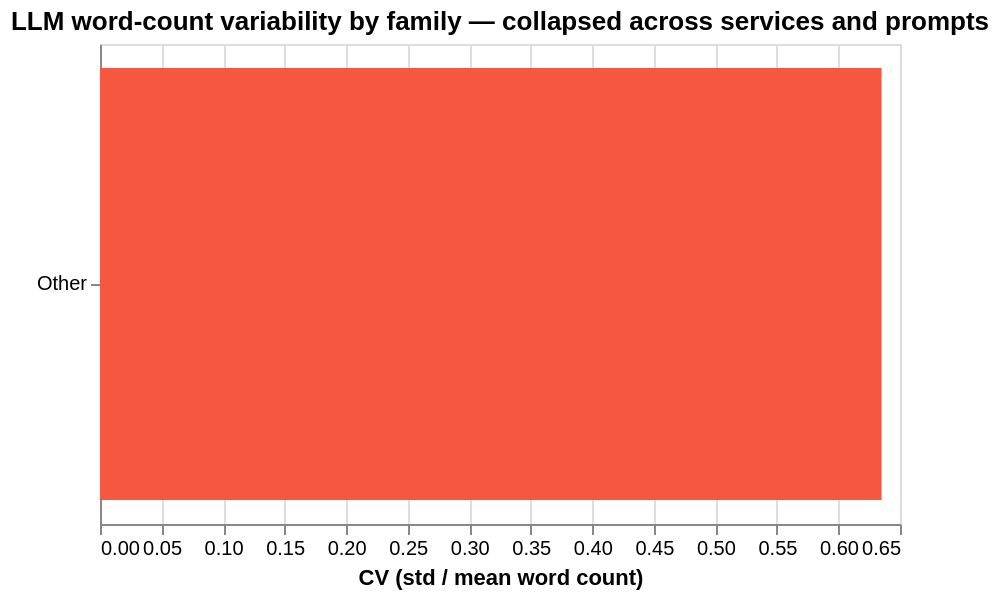

The cell this chart's notebook holds for it:
### Code cell
fam_cv = (
    wc_long.groupby("family_grouped")["word_count"]
    .agg(n="count", mean="mean", std="std")
    .assign(cv=lambda d: d["std"] / d["mean"])
    .dropna(subset=["cv"])
    .sort_values("cv", ascending=False)
    .reset_index()
    .round(3)
)

fam_bar = alt.Chart(fam_cv).mark_bar().encode(
    y=alt.Y("family_grouped:N", sort=alt.EncodingSortField("cv", order="descending"), title=None),
    x=alt.X("cv:Q", title="CV (std / mean word count)"),
    color=alt.Color("cv:Q", scale=alt.Scale(scheme="reds"), legend=None),
    tooltip=[
        "family_grouped:N",
        alt.Tooltip("cv:Q", format=".3f", title="CV"),
        alt.Tooltip("mean:Q", format=".2f", title="mean words"),
        alt.Tooltip("n:Q", title="translation rows"),
    ],
).properties(
    width=400,
    height=max(240, len(fam_cv) * 14),
    title="LLM word-count variability by family — collapsed across services and prompts",
)

display(fam_bar)

### Figure 1 — Vega specification as saved in the notebook (floating-point values rounded to 4 significant figures)
{"$schema": "https://vega.github.io/schema/vega/v6.json", "data": [{"name": "source_0"}, {"name": "data_0", "values": [{"cv": 0.635, "cv_end": 0.635, "cv_start": 0.0, "family_grouped": "Other", "mean": 2.531, "n": 27449}]}, {"name": "source_0_y_domain_family_grouped", "values": [{"family_grouped": "Other", "sort_field": 0.635}]}, {"name": "data_0_color_domain_cv", "values": [{"min": 0.635, "max": 0.635}]}], "marks": [{"type": "rect", "name": "marks", "from": {"data": "data_0"}, "encode": {"update": {"tooltip": {"signal": "{\"family_grouped\": isValid(datum[\"family_grouped\"]) ? datum[\"family_grouped\"] : \"\"+datum[\"family_grouped\"], \"CV\": format(datum[\"cv\"], \".3f\"), \"mean words\": format(datum[\"mean\"], \".2f\"), \"translation rows\": format(datum[\"n\"], \"\")}"}, "fill": {"field": "cv", "scale": "color"}, "x": {"field": "cv_end", "scale": "x"}, "height": {"signal": "max(0.25, bandwidth('y'))"}, "x2": {"field": "cv_start", "scale": "x"}, "y": {"field": "family_grouped", "scale": "y"}}}, "style": ["bar"]}], "scales": [{"name": "x", "type": "linear", "domain": {"data": "data_0", "fields": ["cv_start", "cv_end"]}, "range": [0, {"signal": "width"}], "zero": true, "nice": true}, {"name": "y", "type": "band", "domain": {"data": "source_0_y_domain_family_grouped", "field": "family_grouped", "sort": {"op": "max", "field": "sort_field", "order": "descending"}}, "range": [0, {"signal": "height"}], "paddingInner": 0.1, "paddingOuter": 0.05}, {"name": "color", "type": "linear", "domain": [{"signal": "(data(\"data_0_color_domain_cv\")[0] || {}).min"}, {"signal": "(data(\"data_0_color_domain_cv\")[0] || {}).max"}], "range": {"scheme": "reds"}, "interpolate": "hcl", "zero": false}], "axes": [{"scale": "x", "minExtent": 0, "domain": false, "gridScale": "y", "aria": false, "orient": "bottom", "grid": true, "tickCount": {"signal": "ceil(width/40)"}, "maxExtent": 0, "ticks": false, "labels": false, "zindex": 0}, {"scale": "x", "zindex": 0, "grid": false, "orient": "bottom", "tickCount": {"signal": "ceil(width/40)"}, "labelOverlap": true, "title": "CV (std / mean word count)", "labelFlush": true}, {"scale": "y", "zindex": 0, "orient": "left", "grid": false}], "title": {"text": "LLM word-count variability by family — collapsed across services and prompts", "frame": "group"}, "width": 400, "height": 240, "padding": 5, "style": "cell", "background": "white"}
